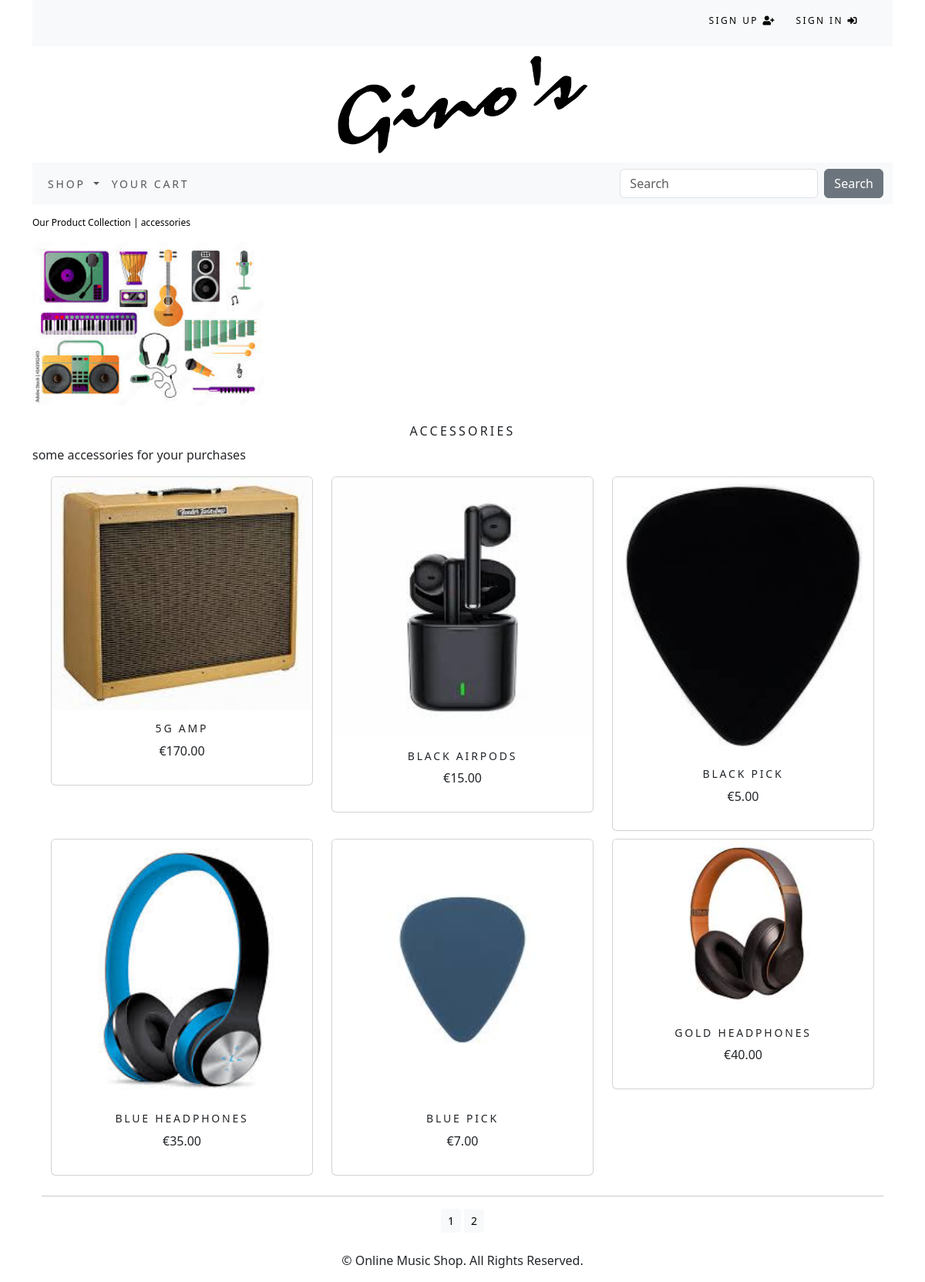
Screenshot of /74fb1369-e9b0-4816-97ee-d6d581b99d45/ with the database file from the repository.
### musicshop/models.py (models this page shows, shortened)
class Category(models.Model):
 id = models.UUIDField(
    primary_key=True,
    default=uuid.uuid4,
    editable=False)
 name = models.CharField(max_length=250, unique=True)
 description = models.TextField(blank = True)
 image = models.ImageField(upload_to = 'category', blank=True)
 class Meta:
    ordering = ('name',)
    verbose_name = 'category'
    verbose_name_plural = 'categories'
 def get_absolute_url(self):
    return reverse('musicshop:products_by_category', args=[self.id])

class Product(models.Model):
   id = models.UUIDField(
    primary_key=True,
    default=uuid.uuid4,
    editable=False)
   name = models.CharField(max_length=250, unique=True)
   description = models.TextField(blank = True)
   category = models.ForeignKey(Category, on_delete=models.CASCADE)
   price = models.DecimalField(max_digits=10, decimal_places=2)
   image = models.ImageField(upload_to = 'product', blank=True)
   stock = models.IntegerField()
   available = models.BooleanField(default=True)
   created = models.DateTimeField(auto_now_add=True, blank = True, null= True
)
   updated = models.DateTimeField(auto_now=True, blank = True, null= True)
   class Meta:
    ordering = ('name',)
    verbose_name = 'product'
    verbose_name_plural = 'products'
   def get_absolute_url(self):
    return reverse('musicshop:product_detail', args=[self.category.id, self.id]
)

### musicshop/views.py (the view)
# urls.py: path('',views.prod_list, name='all_products'),
def prod_list(request, category_id=None):
    category = None
    products=Product.objects.filter(available = True)
    if category_id:
        category = get_object_or_404(Category,id=category_id)
        products = Product.objects.filter(category=category,available=True)
    paginator = Paginator(products,6)
    try:
        page = int(request.GET.get('page','1'))
    except:
        page = 1
    try:
        products = paginator.page(page)
    except (EmptyPage.InvalidPage):
        products = paginator.page(paginator.num_pages)
    return render(request,'shop/category.html', {'category':category, 'prods':products})

### cart/context_processors.py (called while the page is built)
def counter(request):
    item_count = 0
    if 'admin' in request.path:
        return {}
    else:
        try:
            cart = Cart.objects.filter(cart_id=_cart_id(request))
            cart_items = CartItem.objects.all().filter(cart=cart[:1])
            for cart_item in cart_items:
                item_count += cart_item.quantity
        except Cart.DoesNotExist:
            item_count = 0
    return {'item_count':item_count}

### cart/views.py (called while the page is built)
def _cart_id(request):
    cart = request.session.session_key
    if not cart:
        cart = request.session.create()
    return cart

### musicshop/context_processors.py (called while the page is built)
def menu_links(request):
    links = Category.objects.all()
    return{'links':links}

### templates/shop/category.html (shortened to what this page needs)
{% extends "base.html" %}
{% load static %}
{% block content %}
    {% if category %}
        <div class="row my_row_class">
            <div class="mx-auto">
                <p><a href="{% url 'musicshop:all_products' %}">Our Product Collection</a> | {{category.name}}</p>
            </div>
        </div>
    {% endif %}
    <div class="mx-auto">
        {% if category %}
            <img class="my_image resize" src="{{category.image.url}}" alt="{{category.name}}">
        </div>
        <br>
        <div>
            <h1 class="text-center my_title">{{category.name}}</h1>
            <p class="test-justify">{{category.description}}</p>
        </div>
    {% endif %}
    <div class="container">
        <div class="row mx-auto">
            {% for product in prods %}
                <div class="my_bottom_margin col-9 col-lg-4 col-sm-12 col-md-4">
                    <div class="card text-center" style="min-width:18rem;">
                        <a class ="img" href="{{product.get_absolute_url}}"><img class="resize card-img-top
         my_image"src="{{product.image.url}}" alt="{{product.name}}"></a>
                    <div class="card-body">
                            <h4>{{product.name}}</h4>
                            <p>€{{product.price}}</p>
                        </div>
                    </div>
                </div>
            {% endfor %}
        </div>
        <div class="mx-auto">
            {% if prods.paginator.num_pages > 1 %}
                <hr>
                <div class="text-center">
                    {% for pg in prods.paginator.page_range %}
                        <a href="?page={{pg}}" class="btn btn-light btn-sm {%
                        if products.number == pg %}active{% endif
                        %}">{{pg}}</a>
                    {% endfor %}
                </div>
            {% endif %}
        </div>
        <br>
    </div>
{% endblock %}

### static/css/custom.css (style rules this page uses)
.my_row_class { padding-top: 15px; }
.my_row_class .mx-auto p { color: #000; font-size: 12px; }
.my_row_class .mx-auto p a { color: #000; font-size: 12px; text-decoration: none; }
.my_image { width: 100%; height: auto; }
.my_title { font-size: 16px; text-transform: uppercase; letter-spacing: .2em; }
.resize { width: 400px; height: auto; }
.resize { width: 300px; height: auto; }
.my_bottom_margin { margin-bottom: 10px; }
.card-body h4 { font-size: 14px; text-transform: uppercase; letter-spacing: .2em; }

### rows the page displays
Category: name "accessories", image (picture), name "ACCESSORIES", description "some accessories for your purchases"
Product: image (picture), name "5G AMP", price "170.00"
Product: image (picture), name "BLACK AIRPODS", price "15.00"
Product: image (picture), name "BLACK PICK", price "5.00"
Product: image (picture), name "BLUE HEADPHONES", price "35.00"
Product: image (picture), name "BLUE PICK", price "7.00"
Product: image (picture), name "GOLD HEADPHONES", price "40.00"

### other values shown
{{ pg }} "1" "2"
